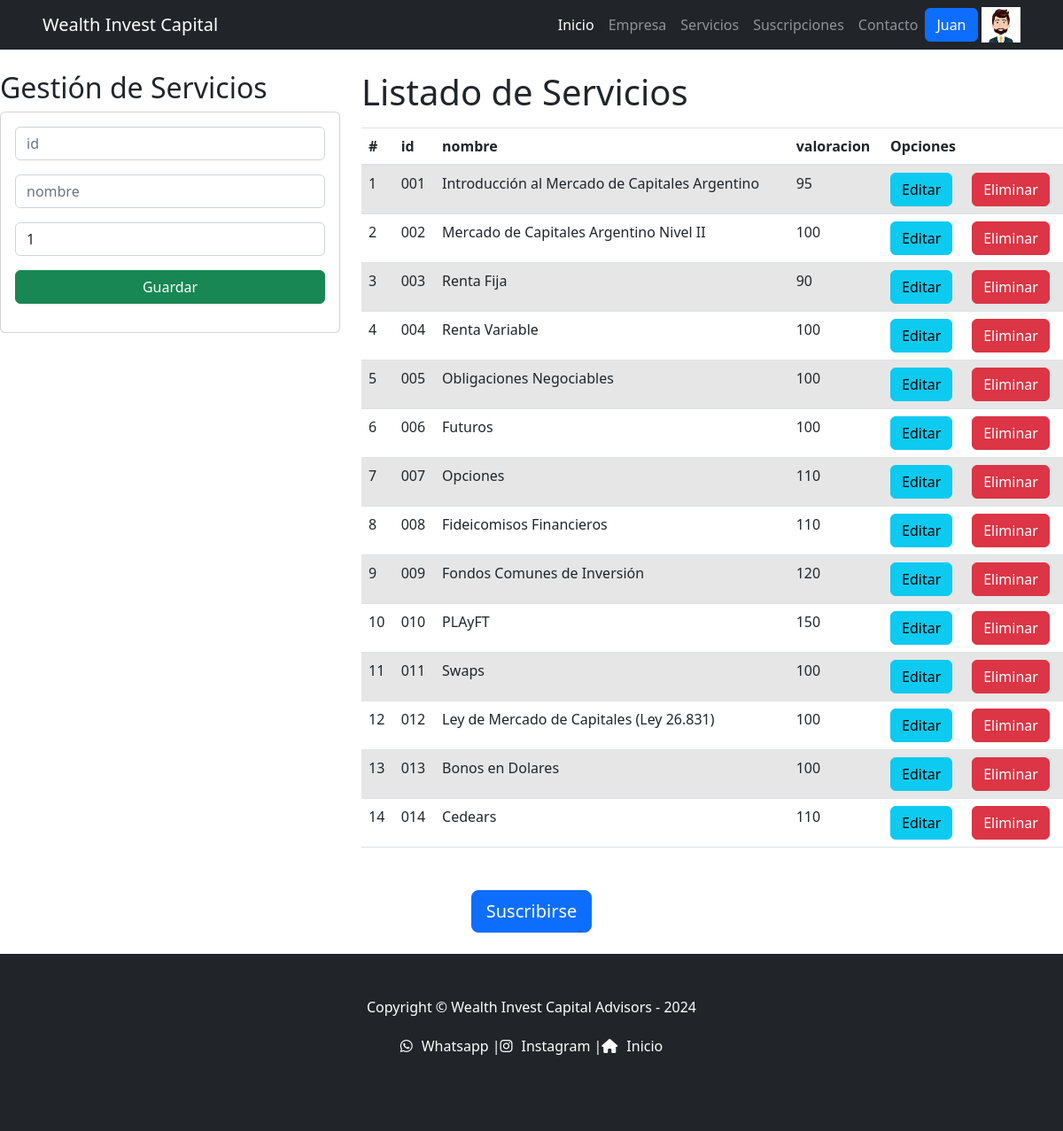
Page /vbc/ (signed in) on the committed database.
### users/models.py (models this page shows, shortened)
class Avatar(models.Model):
    user = models.OneToOneField(User, on_delete=models.CASCADE, blank=True, null=True)
    imagen = models.ImageField(upload_to="avatares", blank=True, null=True)

### vbc/models.py (models this page shows)
class ServicioList(models.Model):
    id = models.CharField(primary_key=True, max_length=6)
    nombre = models.CharField(max_length=50)
    valoracion = models.PositiveSmallIntegerField()

### vbc/views.py (the view)
# urls.py: path('', views.home),
def home(request):
    servicioapp = ServicioList.objects.all()
    return render(request, "servicios_crear.html", {"ServicioList": servicioapp} )

### vbc/templates/servicios_crear.html (shortened to what this page needs)
{% extends 'app/base.html' %}
{% load static %}
{% block main %}
    <div class="row">
        <div class="col-sm-12 col-md-6 col-lg-4 col-xl-4">
            <h2>Gestión de Servicios</h2>
            <div class="card">
                <div class="card-body">
                    <form action="/registrarServicio/" method="POST">{% csrf_token %}
                        <div class="form-group">
                            <input type="text" id="txtid" name="txtid" class="form-control" placeholder="id"
                                minlength="1" maxlength="3" required>
                        </div>
                        <div class="form-group">
                            <input type="text" id="txtnombre" name="txtnombre" class="form-control" placeholder="nombre"
                                maxlength="50" required>
                        </div>
                        <div class="form-group">
                            <input type="text" id="numvaloracion" name="numvaloracion" class="form-control" min="1" max="15"
                                value="1" required>
                        </div>
                        <div class="form-group">
                            <button type="submit" class="btn btn-success btn-block text-white">Guardar</button>
                        </div>
                    </form>
                </div>
            </div>
        </div>
        <div class="col-sm-12 col-md-6 col-lg-8 col-xl-8">
            <h1>Listado de Servicios</h1>
            <div class="table-responsive py-2">
                <table class="table table-striped">
                    <thead>
                        <tr>
                            <th>#</th>
                            <th>id</th>
                            <th>nombre</th>
                            <th>valoracion</th>
                            <th colspan="2">Opciones</th>
                        </tr>
                    </thead>
                    <tbody>
                        {% for c in ServicioList %}
                        <tr>
                            <td>{{forloop.counter}}</td>
                            <td>{{c.id}}</td>
                            <td>{{c.nombre}}</td>
                            <td>{{c.valoracion}}</td>
                            <td><a href="edicionServicio/{{c.id}}" class="btn btn-info">Editar</a></td>
                            <td><a href="eliminarServicio/{{c.id}}" class="btn btn-danger btnEliminar">Eliminar</a></td>
                        </tr>
                        {% endfor %}
                    </tbody>
                </table>
            </div>
        </div>
    </div>
    <div class="text-center my-50">
        <a class="btn btn-primary btn-lg" href="/app/Suscripciones">Suscribirse</a>
    </div>
{% endblock main %}

### app/templates/app/Base.html (shortened to what this page needs)
<!DOCTYPE html>
{% load static %}
<html lang="en">
    <head>
        <link href="https://cdn.jsdelivr.net/npm/bootstrap-icons@1.4.1/font/bootstrap-icons.css" rel="stylesheet" />
        <link href="{% static 'app/css/styles.css'%}" rel="stylesheet" />
    </head>
    <body>
        <!DOCTYPE html>
        <html lang="es">
        <head>
            <link href="https://stackpath.bootstrapcdn.com/bootstrap/4.5.2/css/bootstrap.min.css" rel="stylesheet">
            <link href="{% static 'app/css/styles.css'%}" rel="stylesheet">
        </head>
        <nav class="navbar navbar-expand-lg navbar-dark bg-dark">
            <div class="container px-5">
                <a class="navbar-brand" href="{% url 'Inicio'%}">Wealth Invest Capital</a>
                <div class="collapse navbar-collapse" id="navbarSupportedContent">
                    <ul class="navbar-nav ms-auto mb-2 mb-lg-0">
                        <li class="nav-item"><a class="nav-link active" aria-current="page" href="{% url 'Inicio'%}">Inicio</a></li>
                        <li class="nav-item"><a class="nav-link" href="{% url 'Empresa'%}">Empresa</a></li>
                        <li class="nav-item"><a class="nav-link" href="{% url 'Servicios'%}">Servicios</a></li>
                        <li class="nav-item"><a class="nav-link" href="{% url 'Suscripciones'%}">Suscripciones</a></li>
                        <li class="nav-item"><a class="nav-link" href="{% url 'Contacto' %}">Contacto</a></li>
                        <div  class="dropdown">
                            {% if request.user.is_authenticated %}
                            <a class="btn btn-primary dropdown-toogle" href"#" role="button" data-bs-toggle="dropdown" aria-expanded="false">
                            {{ request.user.first_name }}
                            </a>
                                <img src="{{request.user.avatar.imagen.url}}" alt="" height="40px">
                            {% endif %}
                        </div>
                    </ul>
                </div>
            </div>
        </nav>
    </head>
        </body>
        </html>
        {% block main %}
        {% endblock main %}
        <!DOCTYPE html>
        <html lang="es">
        <head>
            <link rel="stylesheet" href="https://cdnjs.cloudflare.com/ajax/libs/font-awesome/6.0.0-beta3/css/all.min.css"
>
        </head>
        <body>
            <footer class="py-5 bg-dark">
                <div class="container px-5">
                    <p class="m-0 text-center text-white">Copyright &copy; Wealth Invest Capital Advisors - 2024</p>
                    <div class="footer-content">
                        <ul class="social-links">
                            <li><a href="https://wa.me/1234567890" target="_blank"><i class="fab fa-whatsapp"></i> Whatsapp |</a></li>
                            <li><a href="https://instagram.com/your_instagram_username" target="_blank"><i class="fab fa-instagram"></i> Instagram |</a></li>
                            <li><a href="{% url 'Inicio' %}" target="_blank"><i class="fas fa-home"></i> Inicio</a></li>
                        </ul>
                    </div>
                </div>
            </footer>
        </body>
        </html>
    </body>
</html>

### app/templates/app/Base.html (style rules this page uses)
.bg-dark { background-color: #343a40; }
.container { max-width: 1200px; margin: 0 auto; }
.footer-content { display: flex; flex-direction: column; justify-content: center; align-items: center; padding: 20px; }
.social-links { list-style-type: none; padding: 0; display: flex; justify-content: space-around; align-items: center; }
.social-links li a { color: white; text-decoration: none; display: flex; align-items: center; transition: color 0.3s ease-in-out; }
.fab, .fas { padding-right: 10px; }

### rows in the picture
ServicioList: id "001", nombre "Introducción al Mercado de Capitales Argentino", valoracion "95"
ServicioList: id "002", nombre "Mercado de Capitales Argentino Nivel II", valoracion "100"
ServicioList: id "003", nombre "Renta Fija", valoracion "90"
ServicioList: id "004", nombre "Renta Variable", valoracion "100"
ServicioList: id "005", nombre "Obligaciones Negociables", valoracion "100"
ServicioList: id "006", nombre "Futuros", valoracion "100"
ServicioList: id "007", nombre "Opciones", valoracion "110"
ServicioList: id "008", nombre "Fideicomisos Financieros", valoracion "110"
ServicioList: id "009", nombre "Fondos Comunes de Inversión", valoracion "120"
ServicioList: id "010", nombre "PLAyFT", valoracion "150"
ServicioList: id "011", nombre "Swaps", valoracion "100"
ServicioList: id "012", nombre "Ley de Mercado de Capitales (Ley 26.831)", valoracion "100"
ServicioList: id "013", nombre "Bonos en Dolares", valoracion "100"
ServicioList: id "014", nombre "Cedears", valoracion "110"

### other values in the picture
{{ request.user.first_name }} "Juan"
